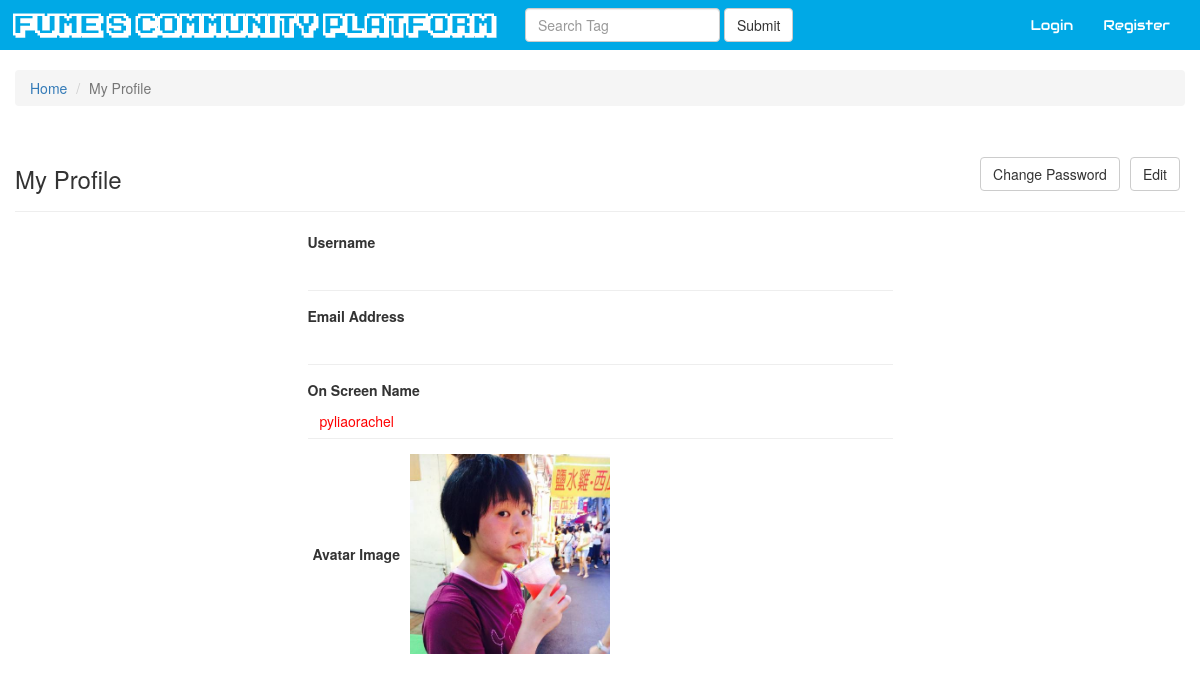
/profile/61/, run on an earlier commit of the app's database.
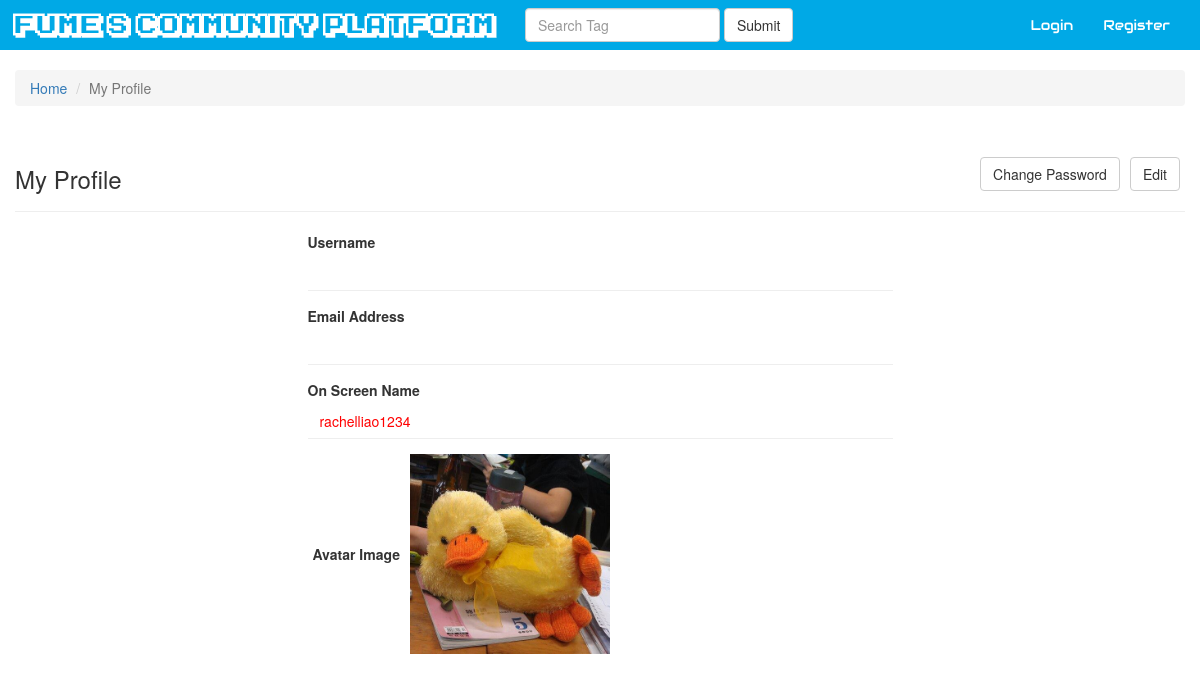
And on a later commit of the database.
### core/models.py (models this page shows, shortened)
class UserProfile(models.Model):
    user = models.OneToOneField(User, on_delete=models.CASCADE, related_name='profile')
    on_screen_name = models.CharField(max_length=200, default=UserConst.DEFAULT_ON_SCREEN_NAME)
    avatar_image = models.ImageField(upload_to=PathUtils.get_avatar_file_name, default=UserConst.DEFAULT_AVATAR_IMAGE_PATH)
    accumulated_spending = models.DecimalField(max_digits=15, decimal_places=2, default=Decimal(0.00))

### core/views.py (the view)
# urls.py: url(r'^profile/(?P<pk>\d+)/$', ProfileDetailView.as_view(template_name='core/profile.html'), name='profile'),
class ProfileDetailView(DetailView):
    model = UserProfile
    def get_context_data(self, **kwargs):
        context = super(ProfileDetailView, self).get_context_data(**kwargs)
        context['now'] = timezone.now()
        layers = OrderedDict()
        layers['Home'] = reverse('homepage')
        layers['My Profile'] = '#'
        context['layers'] = layers
        context['action'] = 'view'
        return context

### core/templates/core/profile.html
{% extends "core/profile_base.html" %}
{% block children_content %}
{% with profile=userprofile %}
	<form id="profile-form" method="post" enctype="multipart/form-data">{% csrf_token %}
		<div class="form-group">
			<label class="control-label">Username</label>
			<p class="form-control-static">{{ user.username }}</p>
		</div>
		<div class="form-group">
			<label class="control-label">Email Address</label>
			<p class="form-control-static">{{ user.email }}</p>
		</div>
		<div class="form-group">
			<label class="control-label">On Screen Name</label>
			<p class="form-control-static">{{ profile.on_screen_name }}</p>
		</div>
		<div id="avatar-input" class="form-group row-center margin-between">
			<label class="control-label">Avatar Image</label>
			<img id="preview-avatar" src="{{ profile.avatar_image.url }}"/>
		</div>
	</form>
{% endwith %}
{% endblock %}

What changed in the data, as far as the page shows it:
changed UserProfile: on_screen_name "pyliaorachel" → "rachelliao1234"; avatar_image: a different picture
